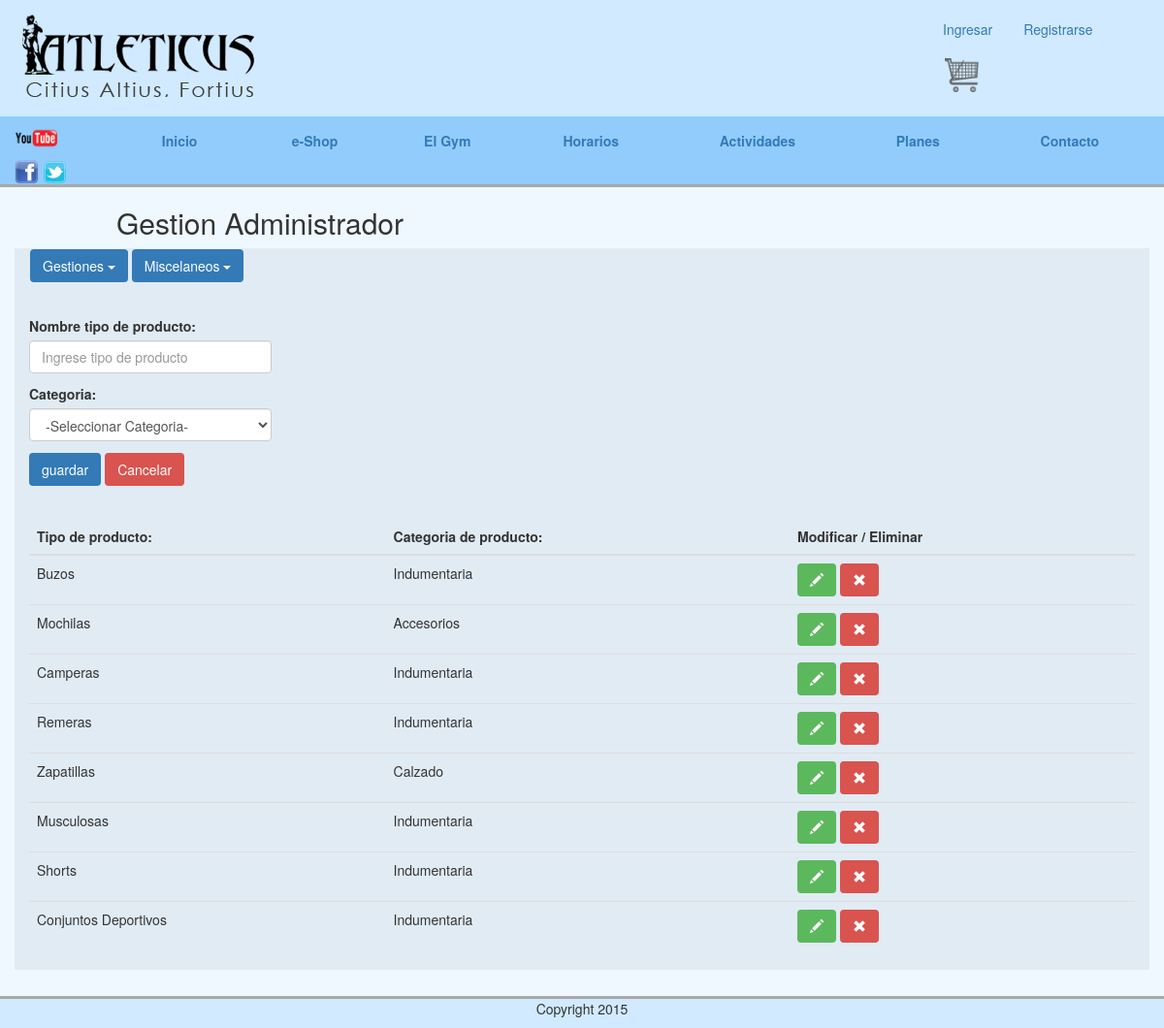
The page /abmTipoProducto.php on the database its author committed.
### tables this page shows
CREATE TABLE IF NOT EXISTS `categorias` (
  `id_categoria` int(11) NOT NULL,
  `categoria_nombre` varchar(60) NOT NULL
);

### models/productoTipo.php (called while the page is built, shortened)
<?php
    function getConnection(){
        $mysqli = new mysqli("localhost", "root", "admin", "atleticus");
        if( $mysqli->connect_errno ){
            die("Error al intentar establecer la conexión con MySQL");
        }else{
            $mysqli->query("SET NAMES 'utf8'");
            return $mysqli;
        }
    }
    function getTipos(){
        $tipos = array();
        $c = getConnection();
        $query = "SELECT p.id_tipo_producto, p.nombre_tipo_producto, c.categoria_nombre
                    FROM `producto-tipo` as p , `categorias` as c
                    WHERE p.id_categoria = c.id_categoria";
        if( $result = $c->query($query) ){
            while($fila = $result->fetch_assoc()){
                $tipos[] = $fila;
            }
        }
        return $tipos;
    }
?>

### abmTipoProducto.php (the view, shortened to what this page needs)
<?php require("partials/gestionHeader.php"); ?>
<?php
    require("models/productoTipo.php");
    $id = isset($_GET["id"]) ? $_GET["id"] : null;
    $action = empty($id) ? "guardar" : "actualizar";
    $tipos = getTipos();
    $tipo = array();
?>
<form id="form-tipo-producto" method="post" action="actions/actions_tipos_productos.php">
    <label>Nombre tipo de producto: </label>
    <input name = "nombre_tipo" type="text" class="form-control abm-inputs" id="nombre_tipo" value="<?= !empty($tipo) ? $tipo["nombre_tipo_producto"] : ""?>" placeholder="Ingrese tipo de producto">
    <label>Categoria:</label>
    <select name = "idCategoria" class="form-control abm-inputs">
        <option>-Seleccionar Categoria-</option>
    </select>
    <input type="submit" class="btn btn-primary" name="action" value="<?= $action; ?>"/>
    <input type="submit" class="btn btn-danger" name="action" value="Cancelar"/>
</form>
<table class="table table-hover abm-tablas">
    <thead>
        <tr>
            <th>Tipo de producto: </th>
            <th>Categoria de producto: </th>
            <th>Modificar / Eliminar</th>
        </tr>
    </thead>
    <tbody>
    <?php foreach($tipos as $tipo) {?>
    <tr>
        <td class="acti-tipoDescripcion"><?= $tipo["nombre_tipo_producto"];?></td>
        <td class="acti-tipoDescripcion"><?= $tipo["categoria_nombre"];?></td>
        <td>
            <form class="form-inline" action="actions/actions_tipos_productos.php" method="post">
                <button type="submit" name="action" value="editar" class="btn btn-success editar"><sapan class="glyphicon glyphicon-pencil" aria-hidden="true"></sapan></button>
                <button type="submit" name="action" value="eliminar" class="btn btn-danger eliminar"><sapan class="glyphicon glyphicon-remove" aria-hidden="true"></sapan></button>
            </form>
        </td>
    </tr>
    <?php } ?>
    </tbody>
</table>
<?php require("partials/gestionFooter.php"); ?>

### css/mainMauro.css (style rules this page uses)
.cuerpo-comprar .facturacion button, input, select { margin-bottom: 1% }
.abm-inputs { width: 250px; }
.abm-tablas { margin-top: 3%; }

### css/standalone.css (style rules this page uses)
.btn { cursor: pointer; -webkit-user-select: none; -moz-user-select: none; -ms-user-select: none; user-select: none; background-image: none; border: 1px solid transparent; }

### rows shown on the page
producto-tipo: nombre_tipo_producto "Buzos", id_categoria.categoria_nombre "Indumentaria"
producto-tipo: nombre_tipo_producto "Mochilas", id_categoria.categoria_nombre "Accesorios"
producto-tipo: nombre_tipo_producto "Camperas", id_categoria.categoria_nombre "Indumentaria"
producto-tipo: nombre_tipo_producto "Remeras", id_categoria.categoria_nombre "Indumentaria"
producto-tipo: nombre_tipo_producto "Zapatillas", id_categoria.categoria_nombre "Calzado"
producto-tipo: nombre_tipo_producto "Musculosas", id_categoria.categoria_nombre "Indumentaria"
producto-tipo: nombre_tipo_producto "Shorts", id_categoria.categoria_nombre "Indumentaria"
producto-tipo: nombre_tipo_producto "Conjuntos Deportivos", id_categoria.categoria_nombre "Indumentaria"
